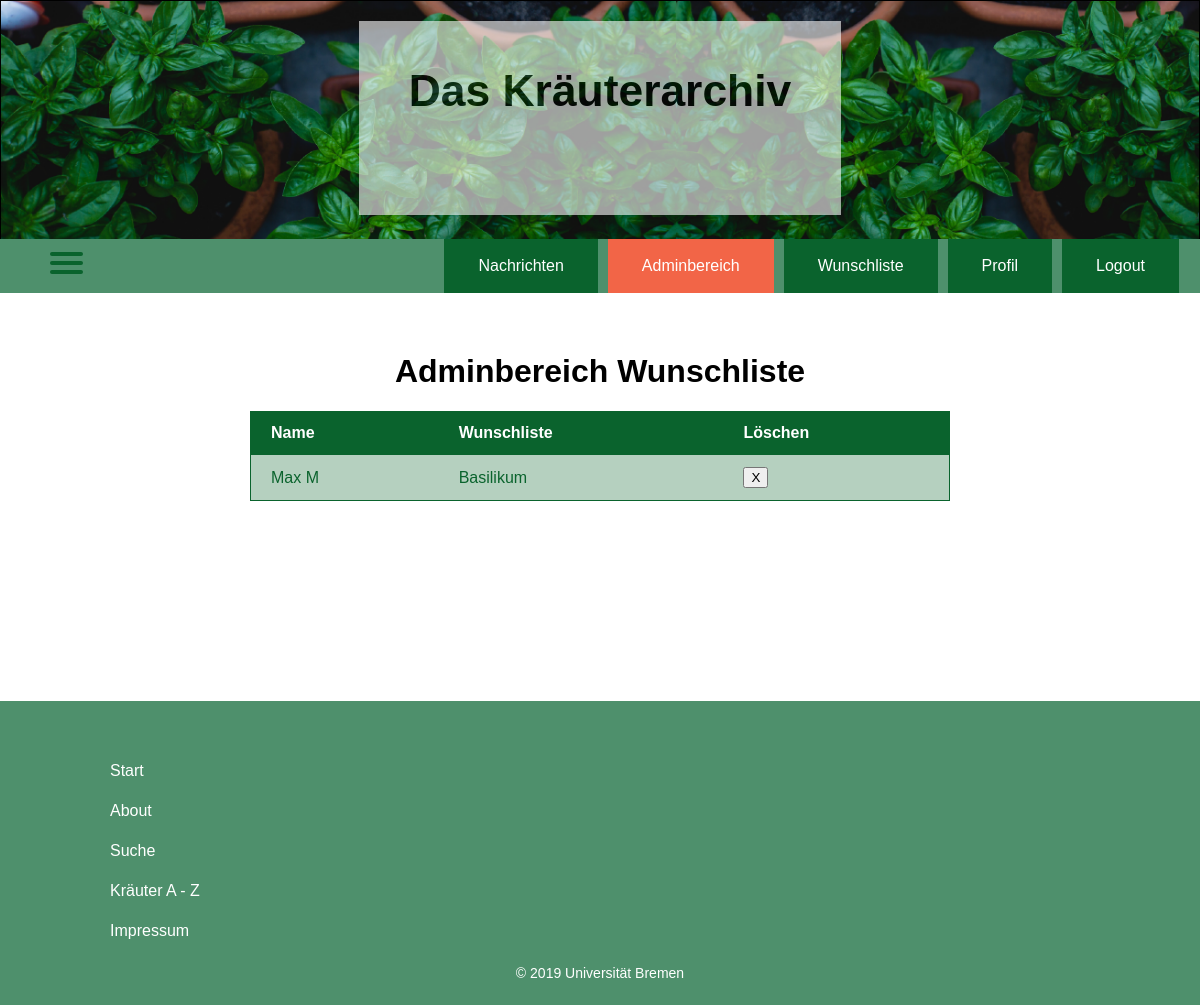
/admin_wl.php (signed in), run on the app's committed database.
### tables this page shows
CREATE TABLE `users` (
  `id` int(11) NOT NULL,
  `name` varchar(255) NOT NULL,
  `vorname` varchar(255) NOT NULL,
  `email` varchar(255) NOT NULL,
  `passwort` varchar(255) NOT NULL,
  `admin` tinyint(1) NOT NULL DEFAULT '0'
);

CREATE TABLE `medium` (
  `id` int(11) NOT NULL,
  `name` varchar(255) NOT NULL,
  `latein_name` varchar(255) DEFAULT NULL,
  `standort` varchar(255) DEFAULT NULL,
  `aussaat` varchar(255) DEFAULT NULL,
  `erntezeit` varchar(255) DEFAULT NULL,
  `beschreibung` text DEFAULT NULL
);

### admin_wl.php (the view, shortened to what this page needs)
<?php
include "includes/assertLogin.php"
?>
<!DOCTYPE html>
<html>
<head>
    <?php include "includes/head.php" ?>
</head>
<body>
<?php
include "includes/headerbox.php";
include "includes/hamburgerMenu.php";
include "includes/navigationBar.php";
?>
<h1>Adminbereich Wunschliste</h1>
<div class="search-result">
    <form action="" method="post">
        <?php
        $sql_users = "SELECT DISTINCT u.id, u.vorname, u.name FROM users u JOIN wunschliste w on u.id = w.user_id";
        $users = $conn->query($sql_users);
        if (mysqli_num_rows($users) > 0) {
            echo "<table>";
            echo "<tr>";
            echo "<th>Name</th>";
            echo "<th>Wunschliste</th>";
            echo "<th>Löschen</th>";
            echo "</tr>";
            while ($user = $users->fetch_object()) {
                $sql_wl = "SELECT m.id, m.name FROM medium m JOIN wunschliste w on m.id = w.medium_id WHERE w.user_id = $user->id";
                $medien = $conn->query($sql_wl);
                echo "<tr>";
                echo "<td><a class='searchlink' href='admin_wl_detail.php?id=" . $user->id . "'>" . $user->vorname . " " . $user->name . "</a></td>";
                echo "<td>";
                while ($medium = $medien->fetch_object()) {
                    echo "<a class='searchlink' href ='detail.php?id=" . $medium->id . "'>" . $medium->name . "</a> ";
                }
                echo "</td>";
                echo "<td> <button name='delete' type='submit' value='" . $user->id . "'>X</button> </td>";
                echo "</tr>";
            }
            echo "</table>";
        } else {
            echo "0 results";
        }
        ?>
    </form>
</div>
<?php
include "includes/footerbox.php";
?>
</body>
</html>

### css/main_stylesheet.css (style rules this page uses)
body, html { height: 100%; margin: 0; font-family: Helvetica, serif; }
h1 { text-align: center; margin-top: 5%; font-family: sans-serif; }
.search-result { display: flex; justify-content: center; margin: auto; }
.search-result table { text-align: left; border-collapse: collapse; border: 1px solid #0a632d; background: #fff; min-width: 700px; }
.search-result table th, table tr:nth-child(2n+2) { background: rgba(10, 99, 45, 0.3); }
.search-result table th, table td { padding: 12px 20px; }
.search-result table th { border-bottom: 1px solid #0a632d; background-color: #0a632d; color: white; }
.searchlink { text-decoration: none; color: #0a632d; }

### data on the page
users: vorname "Max", name "M", $user->id 2 (drawn)
medium: name "Basilikum"
